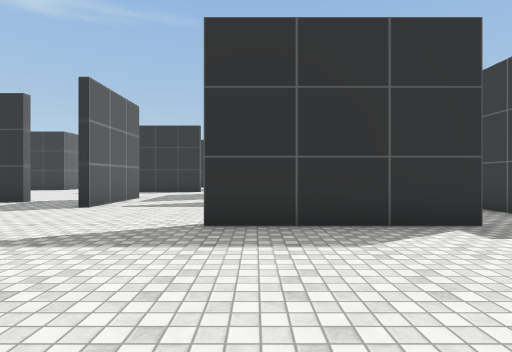
view 1 (above)

24 first-person views from a walk through a Unity game level. The camera is 1.3 m above the floor, looks level and sees 80° across. The floor is counted in squares, 1.8 m on a side. Each view is taken from the middle of a square. On the plan, view 1 faces up. The plan holds only what a view shows up to about 10 squares ahead; the rest is blank. The player character is not drawn. Some surface patterns are stand-ins.

view 2
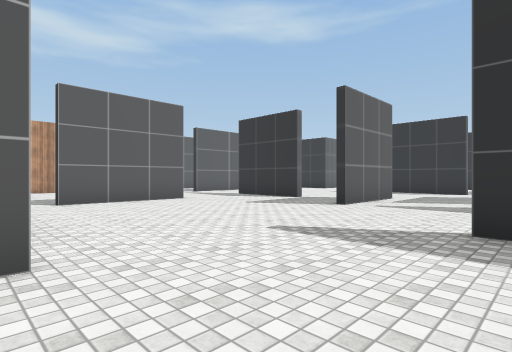

view 3
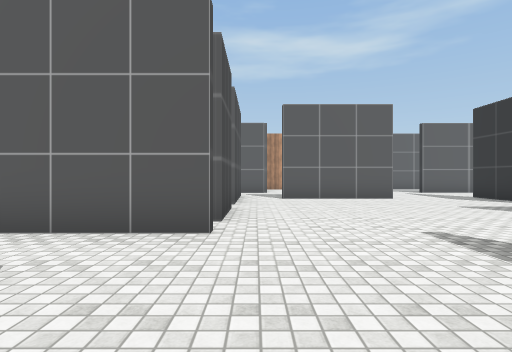

view 4
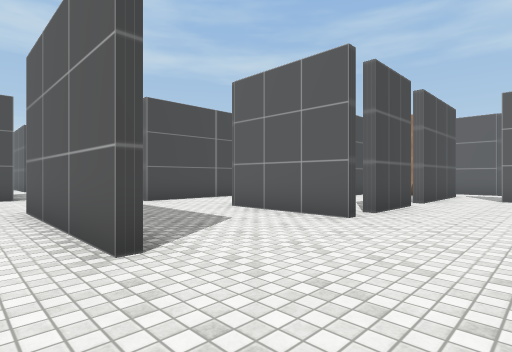

view 5
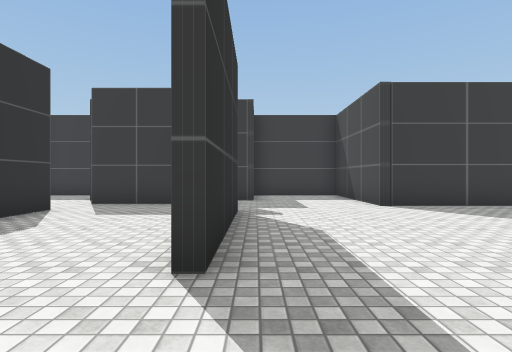

view 6
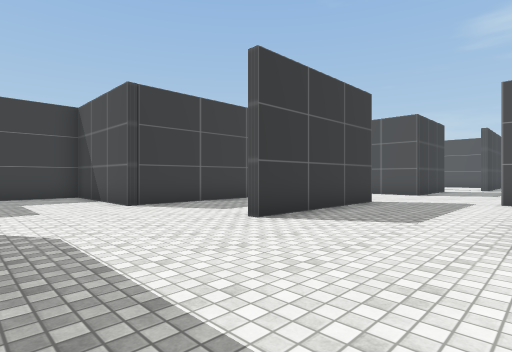

view 7
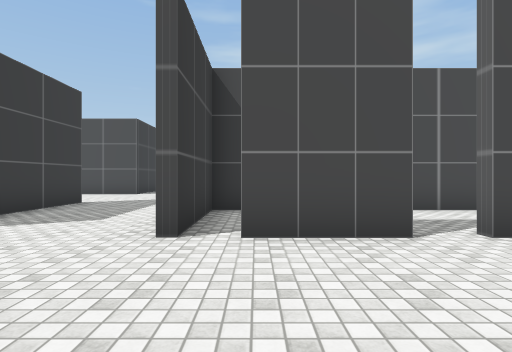

view 8
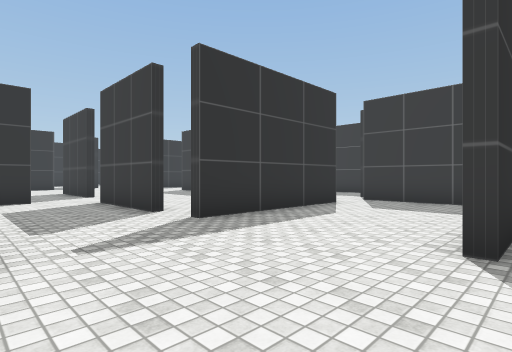

view 9
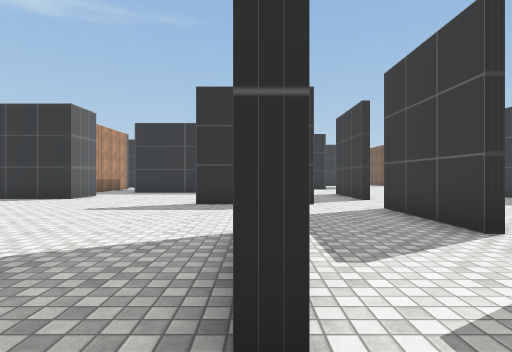

view 10
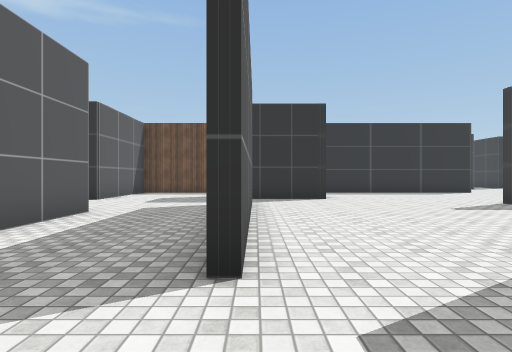

view 11
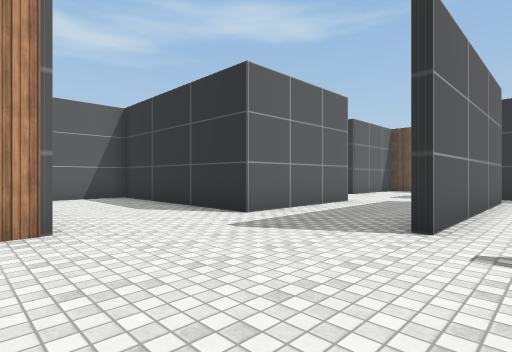

view 12
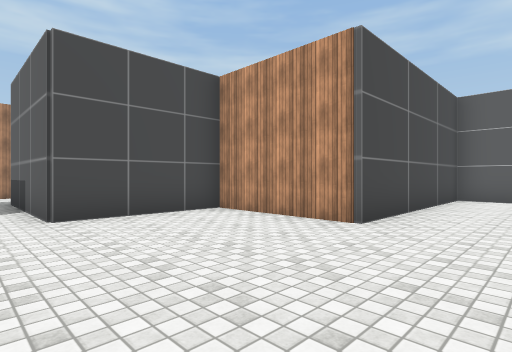

view 13
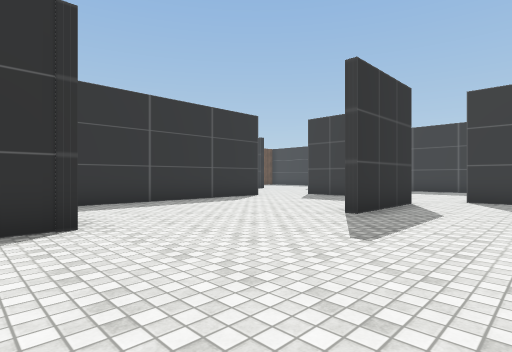

view 14
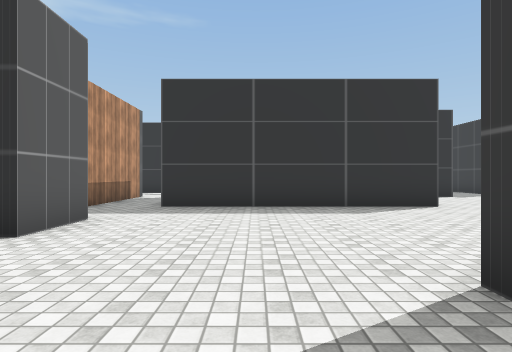

view 15
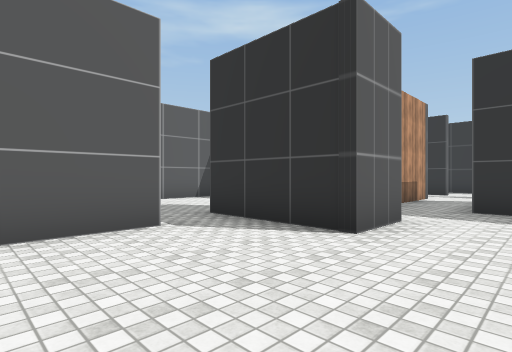

view 16
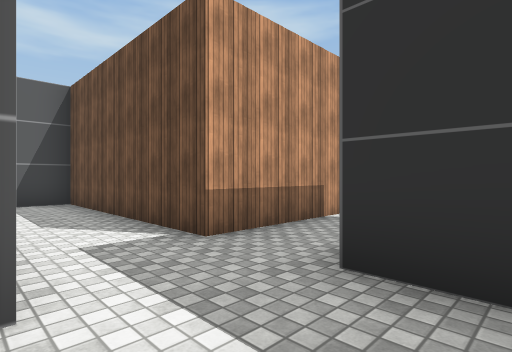

view 17
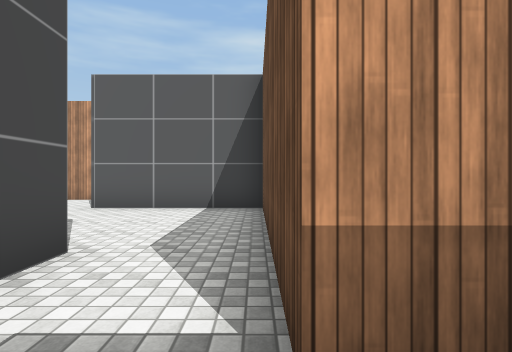

view 18
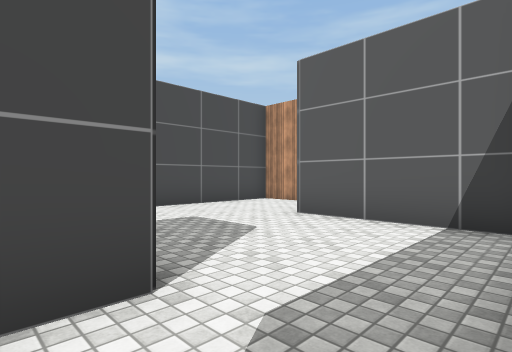

view 19
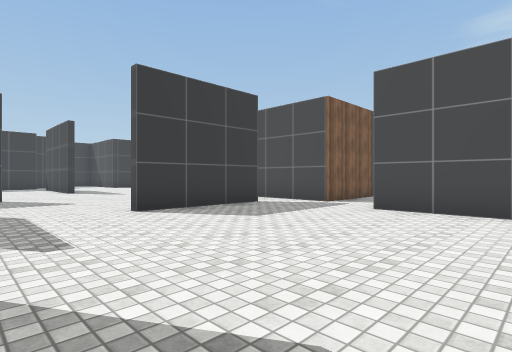

view 20
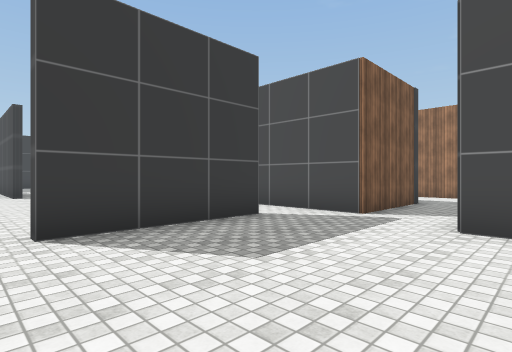

view 21
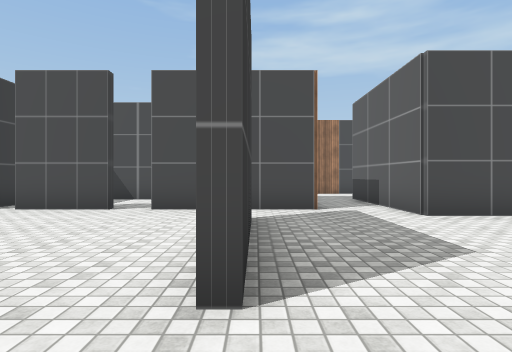

view 22
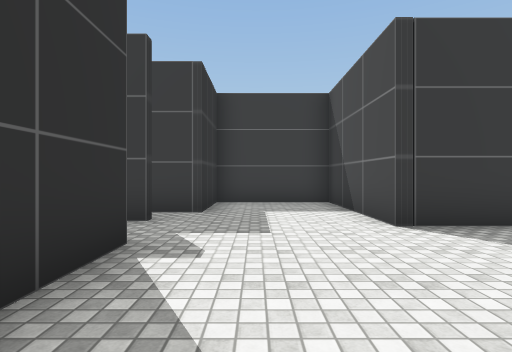

view 23
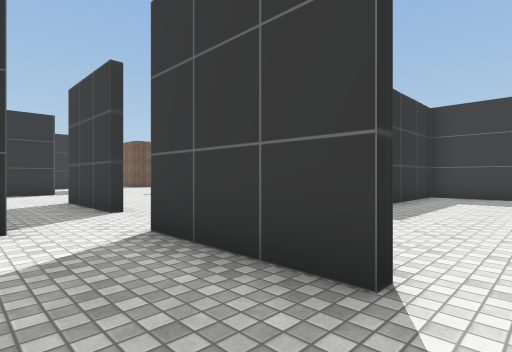

view 24
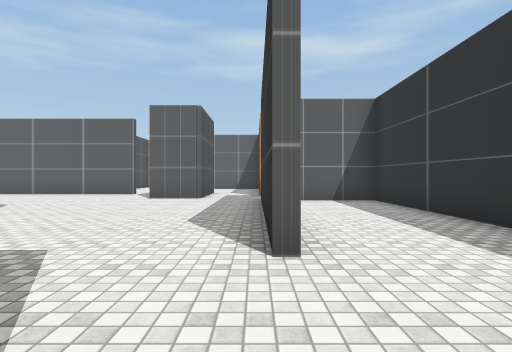

### Floor plan
Ten units are one square. View 1 is at (0, 0); x grows to the right and y downward. Boxes are objects, and circles mark ways between rooms. Rooms are numbered by the first view taken in them; rooms with no view inside come last. Other rooms are left out.
<svg viewBox="-219 -235 308 285">
<path fill="none" stroke="#000" d="M-28 -5 -28 28M32 -44 -8 -44M-59 -4 -38 -4M44 -10 84 -10 84 -41 61 -41 61 -51M49 -46 49 -82M36 -84 -10 -84M7 42 7 -2M-38 -99 -38 -70M-64 -84 -90 -84M-84 -4 -68 -4M-87 -54 -87 -18M-121 -96 -121 -81M-115 -156 -129 -156M-193 -141 -193 -122 -154 -122 -154 -82 -210 -82M-130 -172 -120 -172M-214 -79 -214 -49 -154 -49 -154 -15 -121 -15 -121 -5M-89 -18 -89 -54M-103 -4 -84 -4M-110 -228 -110 -192 -168 -192 -168 -152M-25 -137 -56 -137M-98 -172 -98 -156 -115 -156M-7 -151 -7 -182M-11 -98 -11 -129M-121 -142 -121 -96M-26 -192 -92 -192M81 -121 51 -121M-41 -225 -90 -225 -90 -202M84 -100 84 -118M-88 24 -31 24 -31 -5"/>
<circle cx="-90" cy="-10" r="3" fill="#2a7"/>
<circle cx="-90" cy="-65" r="3" fill="#2a7"/>
<circle cx="-25" cy="-100" r="3" fill="#2a7"/>
<circle cx="-55" cy="-80" r="3" fill="#2a7"/>
<circle cx="0" cy="-90" r="3" fill="#2a7"/>
<circle cx="40" cy="-80" r="3" fill="#2a7"/>
<circle cx="-40" cy="0" r="3" fill="#2a7"/>
<circle cx="-60" cy="0" r="3" fill="#2a7"/>
<circle cx="-100" cy="-180" r="3" fill="#2a7"/>
<circle cx="-105" cy="-85" r="3" fill="#2a7"/>
<circle cx="-120" cy="-150" r="3" fill="#2a7"/>
<circle cx="-18" cy="-148" r="3" fill="#2a7"/>
<text x="-10" y="-30">1</text>
<text x="-140" y="-100">2</text>
<text x="-60" y="-130">3</text>
<text x="20" y="-170">4</text>
<text x="-70" y="10">5</text>
</svg>
Room 1 opens to room 2. Room 1 opens to room 3. Room 1 opens to room 4. Room 1 opens to room 5. Room 2 opens to room 3. Room 3 opens to room 4.

Where each view was taken, in squares from view 1:
view 1: 0 up, 0 right, facing up
view 2: 0 up, 0 right, facing up-left
view 3: 1 up, 1 right, facing left
view 4: 3 up, 2 right, facing down-left
view 5: 4 up, 3 left, facing right
view 6: 4 up, 3 left, facing down-right
view 7: 4 up, 4 left, facing down
view 8: 4 up, 4 left, facing up-right
view 9: 6 up, 4 left, facing up
view 10: 6 up, 12 left, facing up
view 11: 4 up, 11 left, facing up-left
view 12: 7 up, 11 left, facing down-left
view 13: 11 up, 11 left, facing up-right
view 14: 12 up, 7 left, facing up
view 15: 12 up, 8 left, facing up-left
view 16: 17 up, 8 left, facing up-left
view 17: 19 up, 10 left, facing left
view 18: 19 up, 12 left, facing down-left
view 19: 8 up, 15 left, facing down-right
view 20: 6 up, 13 left, facing down-right
view 21: 7 up, 9 left, facing down
view 22: 3 up, 0 right, facing right
view 23: 9 up, 3 left, facing up-right
view 24: 19 up, 0 right, facing left
